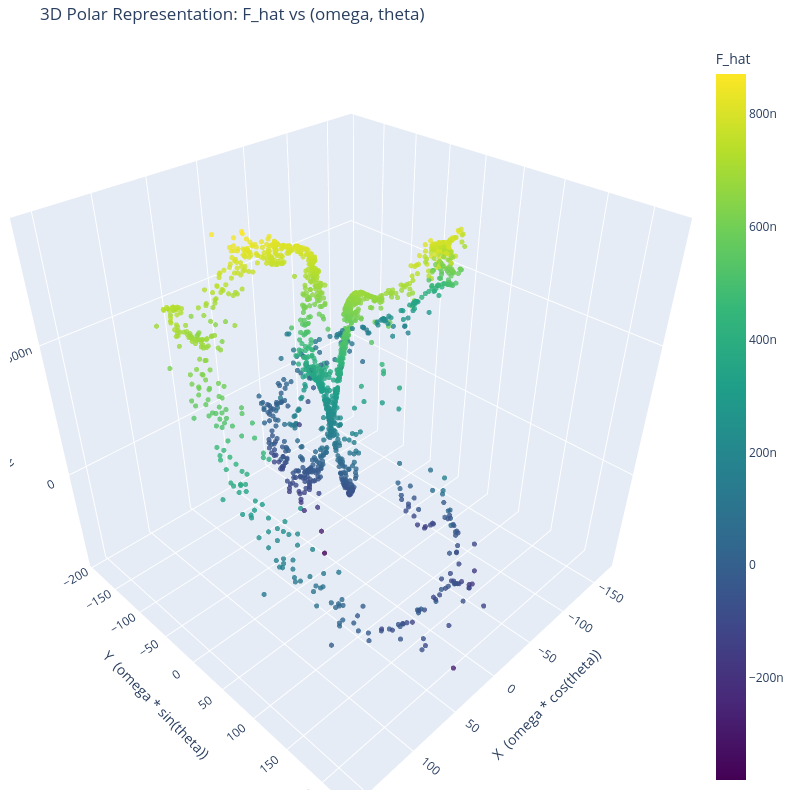

Here is the notebook cell this chart was saved with:
### Code cell
# Interactive 3D Polar Representation Plot
import plotly.graph_objects as go
import pandas as pd
import numpy as np


# --- Create the correct polar projection ---
# Here, we map (theta, omega) to a polar layout on the X-Y plane.
# omega -> radius (r)
# theta -> angle (phi)
r = X_clean[:, 1]
phi = X_clean[:, 0]

# Convert polar coordinates to Cartesian for plotting
x_new = r * np.cos(phi)
y_new = r * np.sin(phi)
z_new = y_pred

# Create the figure
fig = go.Figure(data=[go.Scatter3d(
    x=x_new,
    y=y_new,
    z=z_new,
    mode='markers',
    marker=dict(
        size=3,
        color=z_new,                # set color to the z-axis value (f_hat)
        colorscale='Viridis',       # choose a colorscale
        colorbar=dict(title='F_hat'),
        opacity=0.8
    )
)])

# Update the layout for a clean, square plot
fig.update_layout(
    title='3D Polar Representation: F_hat vs (omega, theta)',
    width=800,
    height=800,
    scene=dict(
        xaxis_title='X  (omega * cos(theta))',
        yaxis_title='Y  (omega * sin(theta))',
        zaxis_title='Z  (F_hat)'
    ),
    margin=dict(r=20, b=10, l=10, t=40)
)

fig.show()

### Figure 1 — Plotly figure (JSON) as saved in the notebook; plotly's stock layout.template omitted (floating-point values rounded to 4 significant figures; data arrays with more than 128 entries replaced by an {"elided": "..."} marker saying what was removed)
{"data": [{"marker": {"color": {"elided": "1658 float values"}, "colorbar": {"title": {"text": "F_hat"}}, "colorscale": [[0, "#440154"], [0.1111, "#482878"], [0.2222, "#3e4989"], [0.3333, "#31688e"], [0.4444, "#26828e"], [0.5556, "#1f9e89"], [0.6667, "#35b779"], [0.7778, "#6ece58"], [0.8889, "#b5de2b"], [1, "#fde725"]], "opacity": 0.8, "size": 3}, "mode": "markers", "type": "scatter3d", "x": {"elided": "1658 float values"}, "y": {"elided": "1658 float values"}, "z": {"elided": "1658 float values"}}], "layout": {"height": 800, "margin": {"b": 10, "l": 10, "r": 20, "t": 40}, "scene": {"xaxis": {"title": {"text": "X  (omega * cos(theta))"}}, "yaxis": {"title": {"text": "Y  (omega * sin(theta))"}}, "zaxis": {"title": {"text": "Z  (F_hat)"}}}, "title": {"text": "3D Polar Representation: F_hat vs (omega, theta)"}, "width": 800}}
